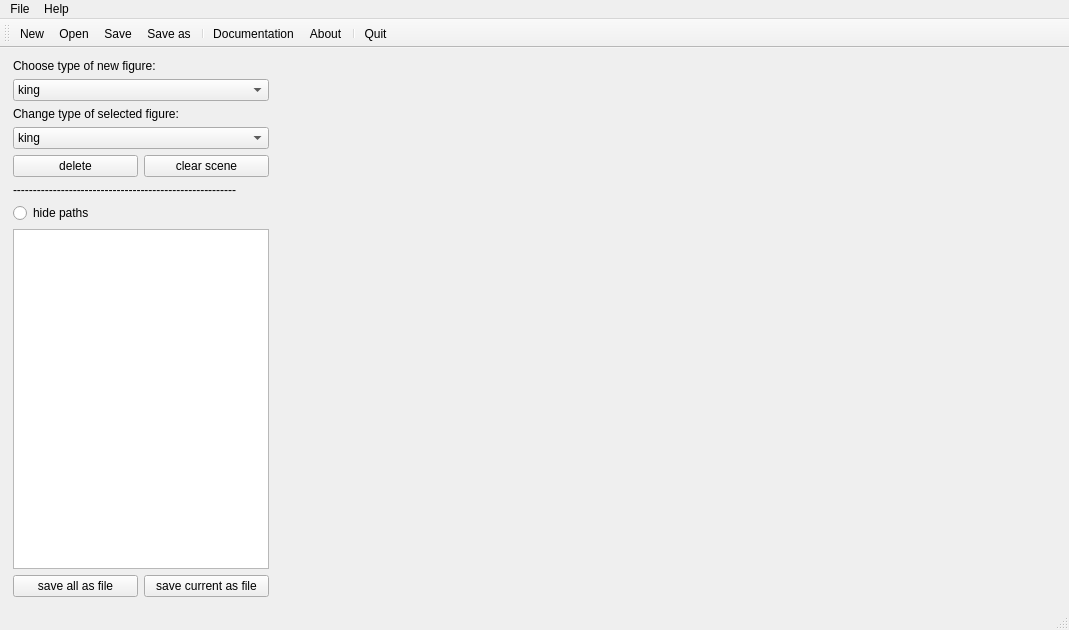
<?xml version="1.0" encoding="UTF-8"?>
<ui version="4.0">
 <class>MainWindow</class>
 <widget class="QMainWindow" name="MainWindow">
  <property name="geometry">
   <rect>
    <x>0</x>
    <y>0</y>
    <width>1069</width>
    <height>630</height>
   </rect>
  </property>
  <property name="windowTitle">
   <string>MainWindow</string>
  </property>
  <property name="windowIcon">
   <iconset>
    <normaloff>:/icons/icons/main_logo_2.ico</normaloff>:/icons/icons/main_logo_2.ico</iconset>
  </property>
  <widget class="QWidget" name="centralWidget">
   <layout class="QHBoxLayout" name="horizontalLayout_3">
    <item>
     <layout class="QVBoxLayout" name="verticalLayout">
      <property name="leftMargin">
       <number>2</number>
      </property>
      <item>
       <widget class="QLabel" name="choose_type">
        <property name="text">
         <string>Choose type of new figure:</string>
        </property>
       </widget>
      </item>
      <item>
       <widget class="QComboBox" name="comboBox">
        <item>
         <property name="text">
          <string>king</string>
         </property>
        </item>
        <item>
         <property name="text">
          <string>queen</string>
         </property>
        </item>
        <item>
         <property name="text">
          <string>rook</string>
         </property>
        </item>
        <item>
         <property name="text">
          <string>bishop</string>
         </property>
        </item>
        <item>
         <property name="text">
          <string>knight</string>
         </property>
        </item>
       </widget>
      </item>
      <item>
       <widget class="QLabel" name="change_type_2">
        <property name="text">
         <string>Change type of selected figure:</string>
        </property>
       </widget>
      </item>
      <item>
       <widget class="QComboBox" name="change_type">
        <item>
         <property name="text">
          <string>king</string>
         </property>
        </item>
        <item>
         <property name="text">
          <string>queen</string>
         </property>
        </item>
        <item>
         <property name="text">
          <string>rook</string>
         </property>
        </item>
        <item>
         <property name="text">
          <string>bishop</string>
         </property>
        </item>
        <item>
         <property name="text">
          <string>knight</string>
         </property>
        </item>
       </widget>
      </item>
      <item>
       <layout class="QHBoxLayout" name="horizontalLayout">
        <item>
         <widget class="QPushButton" name="pushButton_4">
          <property name="text">
           <string>delete</string>
          </property>
         </widget>
        </item>
        <item>
         <widget class="QPushButton" name="clear_scene">
          <property name="text">
           <string>clear scene</string>
          </property>
         </widget>
        </item>
       </layout>
      </item>
      <item>
       <widget class="QLabel" name="horizontal_line">
        <property name="text">
         <string>--------------------------------------------------------</string>
        </property>
       </widget>
      </item>
      <item>
       <widget class="QRadioButton" name="hide_paths">
        <property name="text">
         <string>hide paths</string>
        </property>
       </widget>
      </item>
      <item>
       <widget class="QListWidget" name="listWidget">
        <property name="sizePolicy">
         <sizepolicy hsizetype="Preferred" vsizetype="Expanding">
          <horstretch>0</horstretch>
          <verstretch>0</verstretch>
         </sizepolicy>
        </property>
       </widget>
      </item>
      <item>
       <layout class="QHBoxLayout" name="horizontalLayout_2">
        <item>
         <widget class="QPushButton" name="save_all_kils">
          <property name="text">
           <string>save all as file</string>
          </property>
         </widget>
        </item>
        <item>
         <widget class="QPushButton" name="save_current_kils">
          <property name="text">
           <string>save current as file</string>
          </property>
         </widget>
        </item>
       </layout>
      </item>
     </layout>
    </item>
    <item>
     <widget class="GLWidget" name="widget" native="true">
      <property name="enabled">
       <bool>true</bool>
      </property>
      <property name="sizePolicy">
       <sizepolicy hsizetype="Expanding" vsizetype="Preferred">
        <horstretch>0</horstretch>
        <verstretch>0</verstretch>
       </sizepolicy>
      </property>
     </widget>
    </item>
   </layout>
  </widget>
  <widget class="QMenuBar" name="menuBar">
   <property name="geometry">
    <rect>
     <x>0</x>
     <y>0</y>
     <width>1069</width>
     <height>23</height>
    </rect>
   </property>
   <widget class="QMenu" name="menuFile">
    <property name="title">
     <string>File</string>
    </property>
    <addaction name="actionNew"/>
    <addaction name="actionOpen"/>
    <addaction name="separator"/>
    <addaction name="actionSave_2"/>
    <addaction name="actionSave_as"/>
    <addaction name="separator"/>
    <addaction name="actionQuit"/>
   </widget>
   <widget class="QMenu" name="menuHelp">
    <property name="title">
     <string>Help</string>
    </property>
    <addaction name="actionDocumentation"/>
    <addaction name="actionAbout"/>
   </widget>
   <addaction name="menuFile"/>
   <addaction name="menuHelp"/>
  </widget>
  <widget class="QToolBar" name="mainToolBar">
   <attribute name="toolBarArea">
    <enum>TopToolBarArea</enum>
   </attribute>
   <attribute name="toolBarBreak">
    <bool>false</bool>
   </attribute>
   <addaction name="actionNew"/>
   <addaction name="actionOpen"/>
   <addaction name="actionSave"/>
   <addaction name="actionSave_as"/>
   <addaction name="separator"/>
   <addaction name="actionDocumentation"/>
   <addaction name="actionAbout"/>
   <addaction name="separator"/>
   <addaction name="actionQuit"/>
  </widget>
  <widget class="QStatusBar" name="statusBar"/>
  <action name="actionNew">
   <property name="icon">
    <iconset resource="resourse.qrc">
     <normaloff>:/icons/icons/new.ico</normaloff>:/icons/icons/new.ico</iconset>
   </property>
   <property name="text">
    <string>New</string>
   </property>
  </action>
  <action name="actionOpen">
   <property name="icon">
    <iconset resource="resourse.qrc">
     <normaloff>:/icons/icons/open.ico</normaloff>:/icons/icons/open.ico</iconset>
   </property>
   <property name="text">
    <string>Open</string>
   </property>
  </action>
  <action name="actionSave">
   <property name="icon">
    <iconset resource="resourse.qrc">
     <normaloff>:/icons/icons/save.ico</normaloff>:/icons/icons/save.ico</iconset>
   </property>
   <property name="text">
    <string>Save</string>
   </property>
  </action>
  <action name="actionSave_2">
   <property name="icon">
    <iconset resource="resourse.qrc">
     <normaloff>:/icons/icons/save.ico</normaloff>:/icons/icons/save.ico</iconset>
   </property>
   <property name="text">
    <string>Save</string>
   </property>
  </action>
  <action name="actionSave_as">
   <property name="icon">
    <iconset resource="resourse.qrc">
     <normaloff>:/icons/icons/save_as.ico</normaloff>:/icons/icons/save_as.ico</iconset>
   </property>
   <property name="text">
    <string>Save as</string>
   </property>
  </action>
  <action name="actionQuit">
   <property name="icon">
    <iconset resource="resourse.qrc">
     <normaloff>:/icons/icons/quit_1.ico</normaloff>:/icons/icons/quit_1.ico</iconset>
   </property>
   <property name="text">
    <string>Quit</string>
   </property>
   <property name="iconVisibleInMenu">
    <bool>true</bool>
   </property>
  </action>
  <action name="actionDocumentation">
   <property name="icon">
    <iconset resource="resourse.qrc">
     <normaloff>:/icons/icons/documentation.ico</normaloff>:/icons/icons/documentation.ico</iconset>
   </property>
   <property name="text">
    <string>Documentation</string>
   </property>
  </action>
  <action name="actionAbout">
   <property name="icon">
    <iconset resource="resourse.qrc">
     <normaloff>:/icons/icons/about.ico</normaloff>:/icons/icons/about.ico</iconset>
   </property>
   <property name="text">
    <string>About</string>
   </property>
  </action>
 </widget>
 <layoutdefault spacing="6" margin="11"/>
 <customwidgets>
  <customwidget>
   <class>GLWidget</class>
   <extends>QWidget</extends>
   <header>glwidget.h</header>
   <container>1</container>
  </customwidget>
 </customwidgets>
 <resources>
  <include location="resourse.qrc"/>
 </resources>
 <connections/>
</ui>
